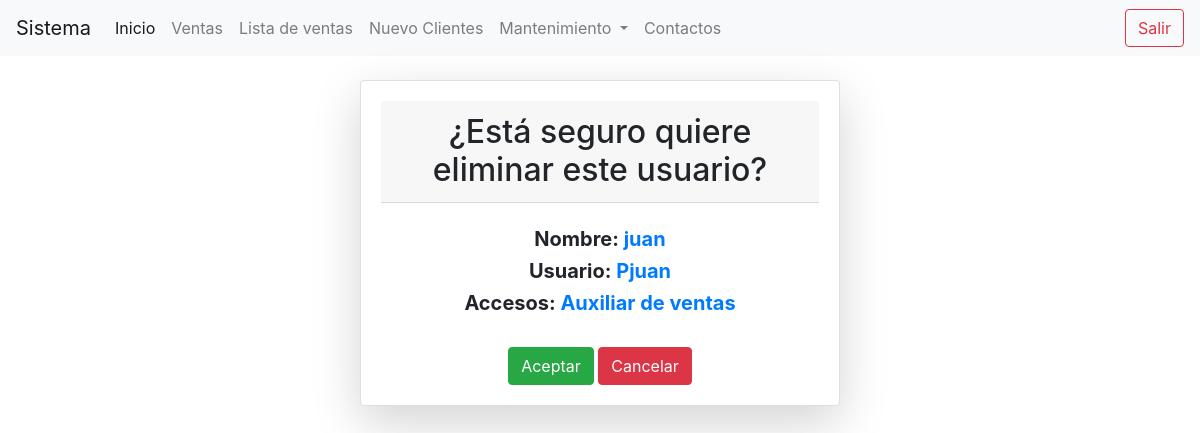
Before: /dele_user.php?id=2 (signed in) with the older database file.
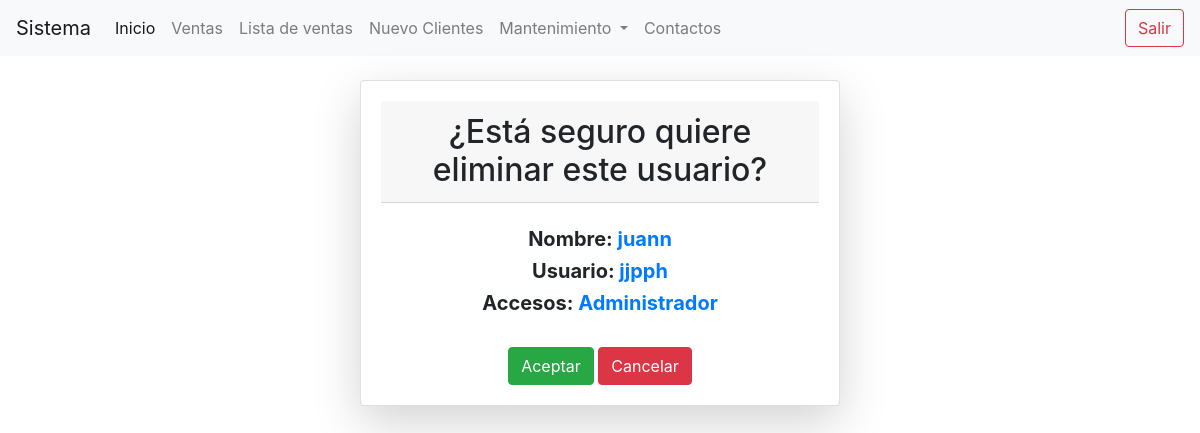
After: the same page with the newer database file.
### tables this page shows
CREATE TABLE `usuario` (
  `idusuario` int(11) NOT NULL COMMENT 'Llave primaria ',
  `nombre` varchar(45) DEFAULT NULL COMMENT 'Nombre de empleado ',
  `usuario` varchar(45) NOT NULL COMMENT 'Usuario de empleado',
  `clave` varchar(45) NOT NULL COMMENT 'Contraseña de usuario ',
  `correo` varchar(45) DEFAULT NULL COMMENT 'correo de empleado ',
  `estatus` varchar(1) NOT NULL DEFAULT '1' COMMENT 'Si el usuario esta activo o inactivo ',
  `idrol` int(11) NOT NULL COMMENT 'Tipos de usuario '
);

CREATE TABLE `rol` (
  `idrol` int(11) NOT NULL COMMENT 'Llave primaria ',
  `rol` varchar(45) NOT NULL COMMENT 'Tipo de usuario, Administrador, Almacén y Vendedor '
);

### dele_user.php (the view, shortened to what this page needs)
<?php
include "conexion.php";
if(empty($_REQUEST['id'])||empty($_REQUEST['id'])==1){
header("location: list_usuario.php");
}else{
$idusuario = $_REQUEST['id'];
$query = mysqli_query($conection,"SELECT u.nombre,u.usuario,r.rol FROM usuario u INNER JOIN rol r on u.idrol = r.idrol WHERE u.idusuario=$idusuario");
$result = mysqli_num_rows($query);
if($result > 0){
while($data = mysqli_fetch_array($query)){
$nombre = $data['nombre'];
$usuario = $data['usuario'];
$rol = $data['rol'];
}
}else{
    header("location: list_usuario.php");
}
}
?>
<!doctype html>
<html lang="en">
  <head>
<?php
include "nav.php";
?>
  </head>
  <body>
 <br>
<div class="m-0 vh-100 row justify-content-center align-itms-center">
<section class="contiarner">
<div class="card shadow-lg" style="width:  30rem;">
  <div class="card-body text-center">
    <h2 class=" card-header  card-title">¿Está seguro quiere eliminar este usuario?</h2>
    <br>
<p class=" h5 font-weight-bold">Nombre: <span class="text-primary"><?php echo $nombre ?></span></p>
<p class=" h5 font-weight-bold" >Usuario: <span class="text-primary"><?php echo $usuario ?></span></p>
<p class=" h5 font-weight-bold">Accesos: <span class="text-primary"><?php echo $rol ?></span></p>
<br>
<form method="POST" action="">
<button type="submit" class="btn btn-success" id="btnGuadar">Aceptar</button>
<a href="list_usuario.php"><button type="submit" class="btn btn-danger" id="btnGuadar" value=" salier">Cancelar</button></a>
</form>
    </div>
    </div>
    </section>
      </div>
  </body>
</html>

Changed rows visible on the page:
changed usuario: nombre "juan" → "juann"; usuario "Pjuan" → "jjpph"; idrol.rol "Auxiliar de ventas" → "Administrador"
